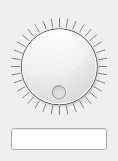
<?xml version="1.0" encoding="UTF-8"?>
<ui version="4.0">
 <class>DegreesWidget</class>
 <widget class="QWidget" name="DegreesWidget">
  <property name="geometry">
   <rect>
    <x>0</x>
    <y>0</y>
    <width>118</width>
    <height>161</height>
   </rect>
  </property>
  <property name="windowTitle">
   <string>Form</string>
  </property>
  <layout class="QVBoxLayout" name="verticalLayout">
   <item>
    <widget class="QDial" name="dial">
     <property name="maximum">
      <number>359</number>
     </property>
     <property name="wrapping">
      <bool>true</bool>
     </property>
     <property name="notchTarget">
      <double>10.000000000000000</double>
     </property>
     <property name="notchesVisible">
      <bool>true</bool>
     </property>
    </widget>
   </item>
   <item>
    <widget class="QLineEdit" name="lineEdit">
     <property name="readOnly">
      <bool>true</bool>
     </property>
    </widget>
   </item>
  </layout>
 </widget>
 <resources/>
 <connections/>
</ui>
